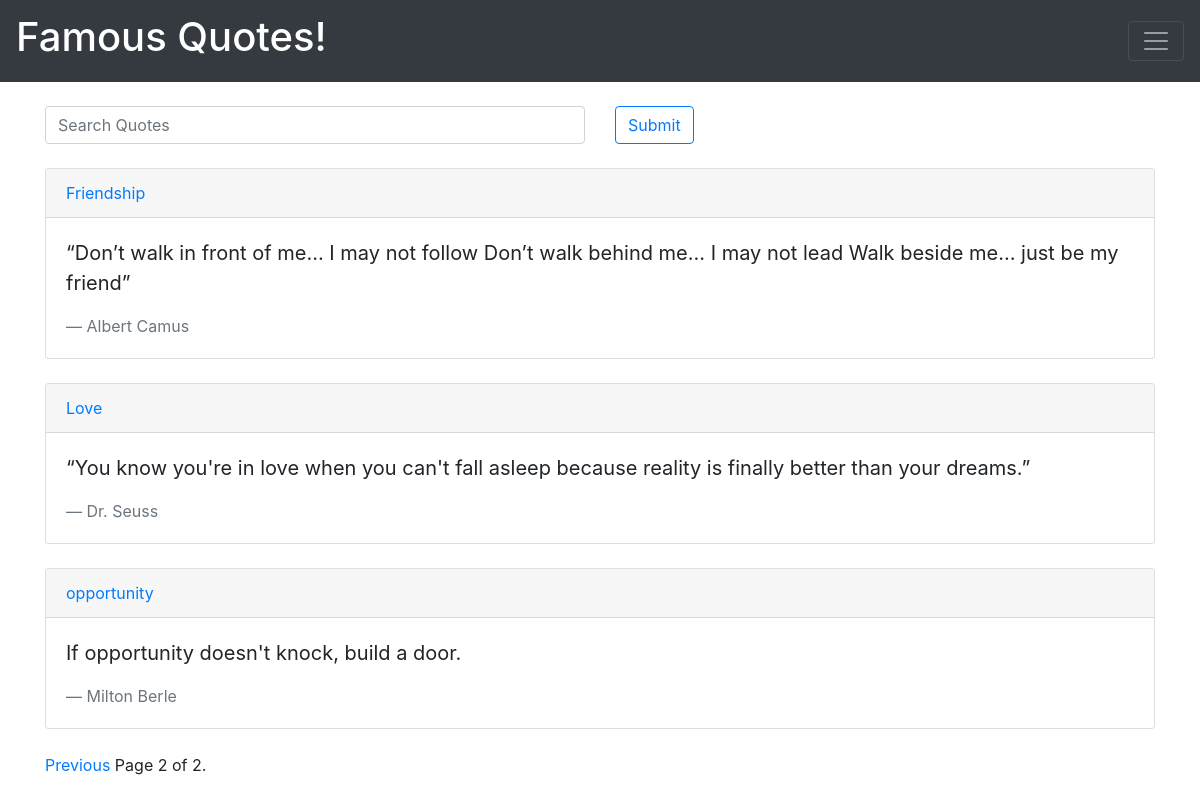
Screenshot of /?page=2 with the database file from the repository.
### main/models.py (models this page shows, shortened)
class Post(models.Model):
    title = models.CharField(max_length=30)
    body = models.CharField(max_length=180)
    author=models.CharField(max_length=30)

### main/views.py (the view)
# urls.py: url(r'^$', index, name='home'),
def index(request):
	qs= Post.objects.all().order_by('-id')
	query=request.GET.get('q')
	if query:
		qs = qs.filter(
				Q(title__icontains=query)|
				Q(body__icontains=query)|
				Q(author__icontains=query)
				).distinct()
	paginator = Paginator(qs, 5) # Show 5 contacts per page
	page = request.GET.get('page')
	try:
		qs=paginator.page(page)
	except PageNotAnInteger:
		qs = paginator.page(1)
	except EmptyPage:
		qs = paginator.page(paginator.num_pages)
	return render(request,'index.html',{'qs':qs})

### templates/index.html (shortened to what this page needs)
{% extends 'base.html' %}
{% load crispy_forms_tags %}
     {% block content %}
     <br>
    <div class="container">
    <form method="GET" action="">
      <div class="row">
        <div class="col">
          <input type="text"  name="q" class="form-control" placeholder="Search Quotes" value='{{ request.GET.q }}'>
        </div>
        <div class="col">
          <input type="submit"  class="btn btn-outline-primary" >
        </div>
      </div>
    </form>
      <br>
       {% for post in qs %}
        <div class="card">
      <div class="card-header">
        <a href="/{{post.id}}">{{ post.title }}</a>
      </div>
      <div class="card-body">
        <blockquote class="blockquote mb-0">
          <p>    {{ post.body }}</p>
          <footer class="blockquote-footer">{{ post.author }} </footer>
        </blockquote>
      </div>
    </div><br>
       {% endfor %}
       <div class="pagination">
    <span class="step-links">
        {% if qs.has_previous %}
            <a href="?page={{ qs.previous_page_number }}">Previous</a>
        {% endif %}
        <span class="current">
            Page {{ qs.number }} of {{ qs.paginator.num_pages }}.
        </span>
    </span>
</div>
       {% endblock %}

### rows the page displays
Post: title "Friendship", body "“Don’t walk in front of me… I may not follow Don’t walk behind me… I may not lead Walk beside me… just be my friend”", author "Albert Camus"
Post: title "Love", body "“You know you're in love when you can't fall asleep because reality is finally better than your dreams.”", author "Dr. Seuss"
Post: title "opportunity", body "If opportunity doesn't knock, build a door.", author "Milton Berle"

### other values shown
{{ qs.number }} "2"
{{ qs.paginator.num_pages }} "2"
